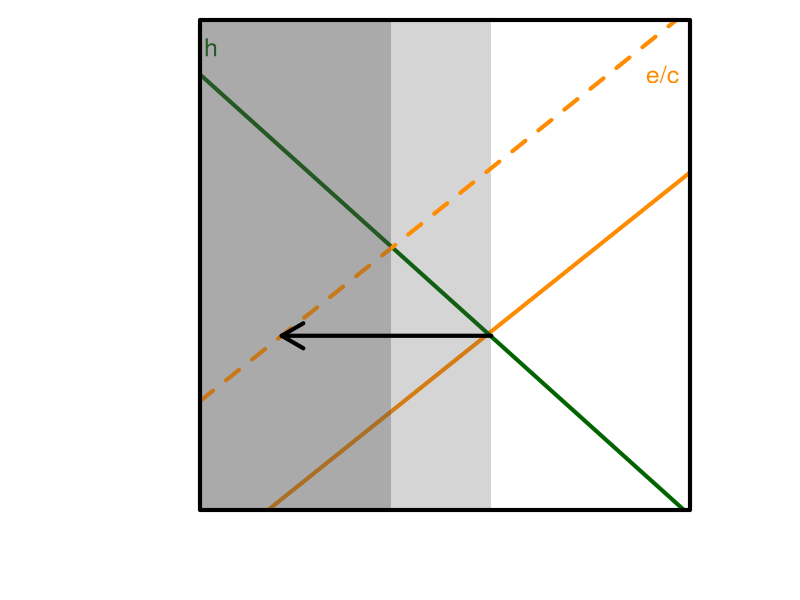

R code for this plot:
#### 
# title: Spatial mismatch conceptual figure
# author: Victor Cameron
# date: 26/05/2021
####

# Save plot in file
png('../manuscript/img/concept_mismatch.png', width = 150, height = 150, units='mm', res = 700)

# Set graphic parameters
par(pty = "s",par(pty = "s",  mar=c(4.5,4.5,1,0)))
lwd <- 4

# e/c curve
curve((0.8 * x - 0.1), 0, 0.9, 100, ylim = c(0, 0.9), xlim = c(0, 0.9),
      lwd = lwd, yaxt = "n", xaxt = "n",
      bty = "o", yaxs="i", xaxs="i",
      cex.lab=2, cex.axis=1.5,
      ylab='', xlab='',
      col = 'darkorange')

# Resource (habitat) availability curve
curve(0.8-(0.9*x), 0, 0.9, 100,add=T, lwd=lwd, col='darkgreen')
text(0.02, 0.85, 'h', col='darkgreen', cex=1.5)
text(0.85, 0.8, 'e/c', col='darkorange', cex=1.5)

# Distribution polygon
mycol1 <- rgb(77, 77, 77, max = 255, alpha = 60)
polygon(x=c(0,0.535,0.535,0), y=c(0,0, 1, 1), col=mycol1, border=F)

# e/c (consumer) ratio shift
curve(0.8*x+0.2, 0,0.9,100,add=T, lwd=lwd, col='darkorange', lty=2)

# New distribution polygon
mycol2 <- rgb(77, 77, 77, max = 255, alpha = 80)
polygon(x=c(0,0.35,0.35,0), y=c(0,0, 1, 1), col=mycol2, border=F)

# Climatic conditions shift
arrows(0.535,0.32,0.15,0.32, lwd=4)

# Box to frame the plot
box(lwd=lwd) 

# Close file
dev.off()
